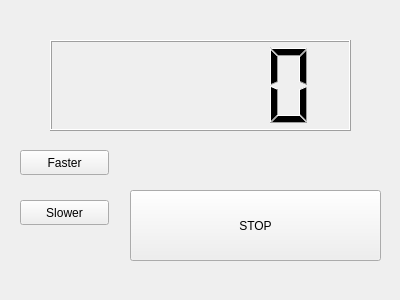
<?xml version="1.0" encoding="UTF-8"?>
<ui version="4.0">
 <class>Counter</class>
 <widget class="QWidget" name="Counter">
  <property name="geometry">
   <rect>
    <x>0</x>
    <y>0</y>
    <width>400</width>
    <height>300</height>
   </rect>
  </property>
  <property name="windowTitle">
   <string>Counter</string>
  </property>
  <widget class="QPushButton" name="button">
   <property name="geometry">
    <rect>
     <x>130</x>
     <y>190</y>
     <width>251</width>
     <height>71</height>
    </rect>
   </property>
   <property name="text">
    <string>STOP</string>
   </property>
  </widget>
  <widget class="QLCDNumber" name="lcdNumber">
   <property name="geometry">
    <rect>
     <x>50</x>
     <y>40</y>
     <width>301</width>
     <height>91</height>
    </rect>
   </property>
  </widget>
  <widget class="QPushButton" name="faster_button">
   <property name="geometry">
    <rect>
     <x>20</x>
     <y>150</y>
     <width>89</width>
     <height>25</height>
    </rect>
   </property>
   <property name="text">
    <string>Faster</string>
   </property>
  </widget>
  <widget class="QPushButton" name="slower_button">
   <property name="geometry">
    <rect>
     <x>20</x>
     <y>200</y>
     <width>89</width>
     <height>25</height>
    </rect>
   </property>
   <property name="text">
    <string>Slower</string>
   </property>
  </widget>
 </widget>
 <resources/>
 <connections/>
</ui>
